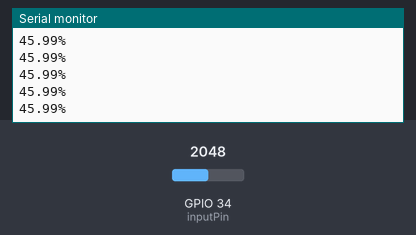
The sketch below on a simulated ESP32. Parts: the last lines printed to the serial monitor. The test bench sets the inputs (shaded band); at power-on: GPIO 34 (inputPin) = 2048.

Above: at 1.2 s.
1.3 s: GPIO 34 (inputPin) set to 2866
At 1.31 s:
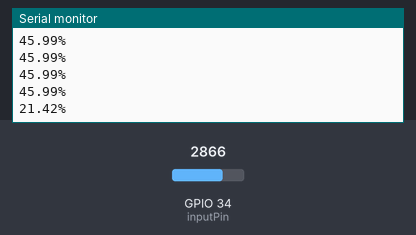
2.8 s: GPIO 34 (inputPin) set to 3603
At 2.81 s:
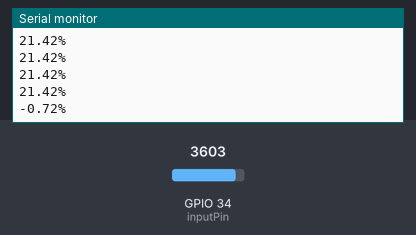
Timing chart, 0 to 5.8 s (numbered marks = the images above; inputs shaded):
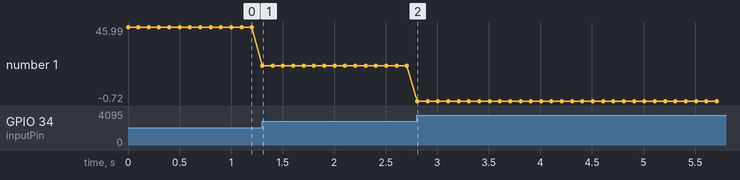

The sketch:

moisturePercentage.ino
```cpp
const int inputPin = 34;    // GPIO Pin
const int AirValue = 3579;   //Need change for callibration for air
const int WaterValue = 250;  //Need change for callibration for water

float soilPercentage = 0;
float soilMoistureValue = 0;

void setup() {
  Serial.begin(9600);
}

void loop() {
  soilMoistureValue = analogRead(inputPin);
  soilPercentage = ((((AirValue - WaterValue) - (soilMoistureValue - WaterValue)) /(AirValue - WaterValue)) * 100);
  Serial.println(String(soilPercentage) + "%");
  delay(100);
}
```

Measured:
- after the input at 1.3 s, the serial monitor: prints a new line at once (image 1)
- after the input at 2.8 s, the serial monitor: prints a new line at once (image 2)
- plotted number 1: 45.99 → 21.42 after the input at 1.3 s, 21.42 → -0.72 after the input at 2.8 s
